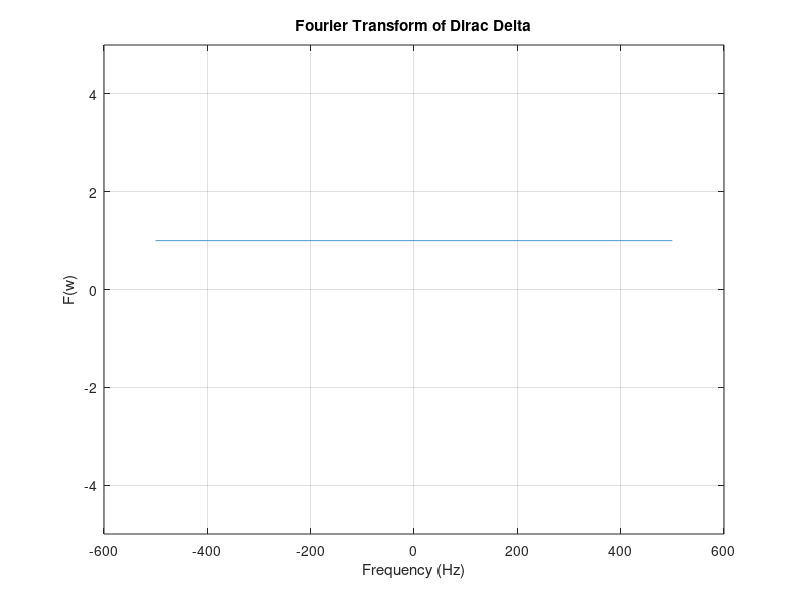

Recreate this plot in MATLAB.
fs = 1000;
t = -2:1/fs:2;
y = double(t==0);

%Plot y=delta(t)
% plot(t,y)
% xlim([-2 2])
% ylim([-1.5 1.5])
% xlabel('t')
% ylabel('y')
% title('Plot of delta dirac')
% grid on

%Use fft and fftshift to calculate the Fourier transform
y1 = fft(y);
f = (-length(y)/2:length(y)/2-1) * fs/length(y);

%Plot y1
%plot(f, y1)
%xlabel('Frequency (Hz)');
%ylabel('F(w)');
%title('Fourier Transform of Dirac Delta');
%grid on

y_shifted = fftshift(y1);

%Plot y_shifted
plot(f, abs(y_shifted));
xlabel('Frequency (Hz)');
ylabel('F(w)');
ylim([-5 5])
title('Fourier Transform of Dirac Delta');
grid on

